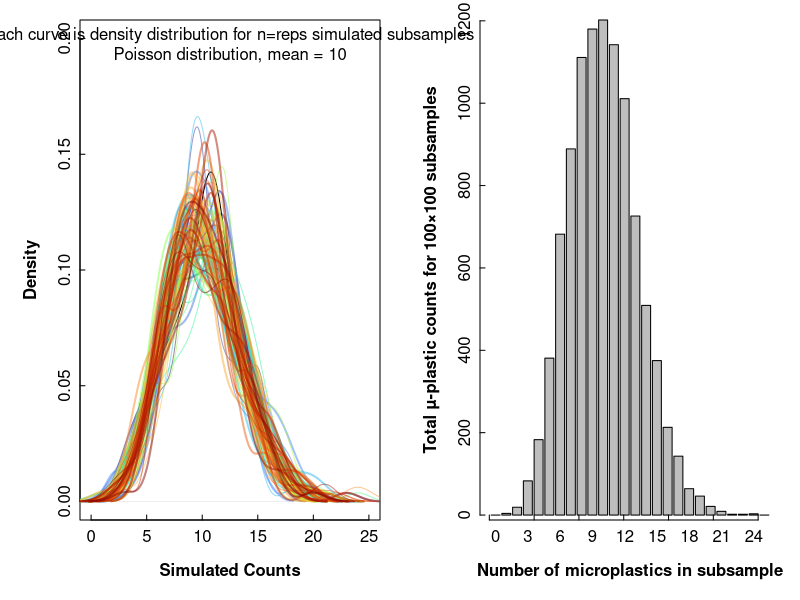

Reproduce this figure in R.
## ---- chunk 1
# setup
par(mfrow=c(1,2), mar=c(4,4,1,1), font.lab=2, mgp=c(2,0.3,0), tcl=0.25)
perkg <- 1000
sbsmpl <- 10
reps <- 100
palette(c("#000000FF", viridis::turbo(100, alpha = 0.5)))
# object to store output
counts_out <- as.data.frame(matrix(rep(NA,2600), nrow = 100))
colnames(counts_out) <- paste0("n_",seq(0,25))

# derived input
mean_n <- perkg*(sbsmpl/1e3)
n_sbsmpl <- 1e3/sbsmpl
sampl1 <- rpois(100,10)

plot(density(sampl1), main="", xlim=c(0,25), ylim=c(0,0.2), 
     col=1, xlab="Simulated Counts")
# do 1st simulation
for (j in 0:25){
  counts_out[1,j+1] <- length(which(sampl1==j))
}
# do remaining reps-1 simulations
for (i in 2:reps){
  sampl1 <- rpois(n_sbsmpl,mean_n)
  lines(density(sampl1), col=i, lwd=sample(1:2,1))
  # simulation output
  for (j in 0:25){
    counts_out[i,j+1] <- length(which(sampl1==j))
  }
}
# mtext(paste("In 100 samples of 100,",sum(zeros),"had subsamples with count =",n))
mtext("Each curve is density distribution for n=reps simulated subsamples",
      side=3, line = -1.2)
mtext(paste("Poisson distribution, mean =", mean_n),
      side=3, line = -2.2)

barplot(apply(counts_out[,1:26], MARGIN = 2, FUN = sum), 
        xlab="Number of microplastics in subsample", 
        ylab="Total µ-plastic counts for 100×100 subsamples",
        names.arg = 0:25);axis(1, labels = NA)
## ---- chunk 2
(data.frame(n=0:25,Counts=as.numeric(apply(counts_out[,1:26], MARGIN = 2, FUN = sum))))
rbind(0:12,  as.numeric(apply(counts_out[,1:13], MARGIN = 2, FUN = sum)),
      rep("",13),
      13:25, as.numeric(apply(counts_out[,14:26], MARGIN = 2, FUN = sum)))
## ---- chunk 3
out2 <- as.data.frame(matrix(c(0:12,  as.numeric(apply(counts_out[,1:13], MARGIN = 2, FUN = sum)),
      rep("",13),
      13:25, as.numeric(apply(counts_out[,14:26], MARGIN = 2, FUN = sum))),nrow=5,byrow = T))
row.names(out2) <- c("Counts_0-12","     n_0-12","-","Counts_13-25","     n_13-25")
colnames(out2) <- paste0("n",0:12);out2
